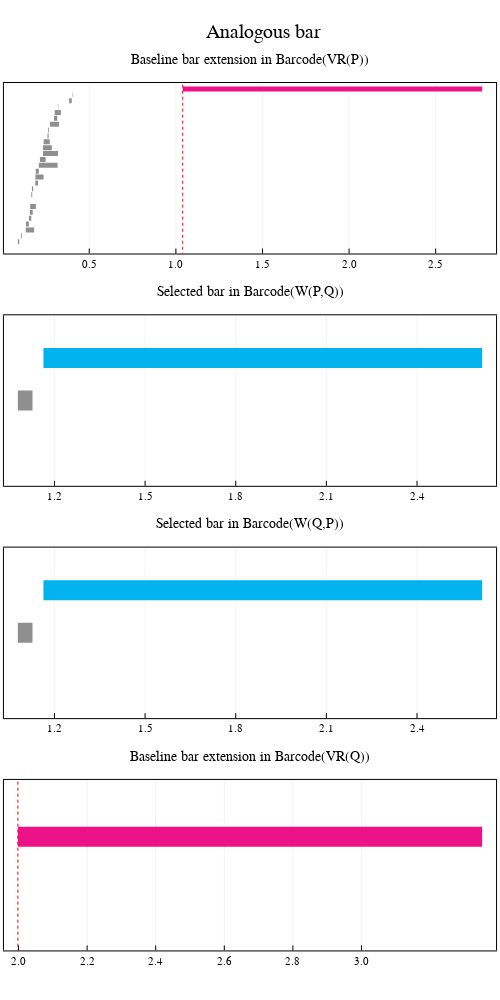

The notebook cell this image was saved under:
### Markdown cell above
Plot the baseline bar extensions

### Code cell
plot_analogous_bars(extension_P, extension_Q)

### Figure 1 — Plotly figure (JSON) as saved in the notebook; plotly's stock layout.template omitted (floating-point values rounded to 4 significant figures)
{"data": [{"colorbar": {"title": ""}, "hoverinfo": "text", "legendgroup": "y1", "line": {"color": "rgba(143, 143, 143, 1.000)", "dash": "solid", "shape": "linear", "width": 5}, "mode": "lines", "name": "y1", "showlegend": true, "text": ["class 7", "class 7"], "type": "scatter", "x": [0.08768, 0.09556], "xaxis": "x2", "y": [1, 1], "yaxis": "y2", "zmax": null, "zmin": null}, {"colorbar": {"title": ""}, "hoverinfo": "text", "legendgroup": "y2", "line": {"color": "rgba(143, 143, 143, 1.000)", "dash": "solid", "shape": "linear", "width": 5}, "mode": "lines", "name": "y2", "showlegend": true, "text": ["class 1", "class 1"], "type": "scatter", "x": [0.1057, 0.1104], "xaxis": "x2", "y": [2, 2], "yaxis": "y2", "zmax": null, "zmin": null}, {"colorbar": {"title": ""}, "hoverinfo": "text", "legendgroup": "y3", "line": {"color": "rgba(143, 143, 143, 1.000)", "dash": "solid", "shape": "linear", "width": 5}, "mode": "lines", "name": "y3", "showlegend": true, "text": ["class 25", "class 25"], "type": "scatter", "x": [0.1335, 0.1816], "xaxis": "x2", "y": [3, 3], "yaxis": "y2", "zmax": null, "zmin": null}, {"colorbar": {"title": ""}, "hoverinfo": "text", "legendgroup": "y4", "line": {"color": "rgba(143, 143, 143, 1.000)", "dash": "solid", "shape": "linear", "width": 5}, "mode": "lines", "name": "y4", "showlegend": true, "text": ["class 2", "class 2"], "type": "scatter", "x": [0.1339, 0.1511], "xaxis": "x2", "y": [4, 4], "yaxis": "y2", "zmax": null, "zmin": null}, {"colorbar": {"title": ""}, "hoverinfo": "text", "legendgroup": "y5", "line": {"color": "rgba(143, 143, 143, 1.000)", "dash": "solid", "shape": "linear", "width": 5}, "mode": "lines", "name": "y5", "showlegend": true, "text": ["class 8", "class 8"], "type": "scatter", "x": [0.1514, 0.1652], "xaxis": "x2", "y": [5, 5], "yaxis": "y2", "zmax": null, "zmin": null}, {"colorbar": {"title": ""}, "hoverinfo": "text", "legendgroup": "y6", "line": {"color": "rgba(143, 143, 143, 1.000)", "dash": "solid", "shape": "linear", "width": 5}, "mode": "lines", "name": "y6", "showlegend": true, "text": ["class 9", "class 9"], "type": "scatter", "x": [0.1569, 0.1736], "xaxis": "x2", "y": [6, 6], "yaxis": "y2", "zmax": null, "zmin": null}, {"colorbar": {"title": ""}, "hoverinfo": "text", "legendgroup": "y7", "line": {"color": "rgba(143, 143, 143, 1.000)", "dash": "solid", "shape": "linear", "width": 5}, "mode": "lines", "name": "y7", "showlegend": true, "text": ["class 10", "class 10"], "type": "scatter", "x": [0.1588, 0.1916], "xaxis": "x2", "y": [7, 7], "yaxis": "y2", "zmax": null, "zmin": null}, {"colorbar": {"title": ""}, "hoverinfo": "text", "legendgroup": "y8", "line": {"color": "rgba(143, 143, 143, 1.000)", "dash": "solid", "shape": "linear", "width": 5}, "mode": "lines", "name": "y8", "showlegend": true, "text": ["class 11", "class 11"], "type": "scatter", "x": [0.1594, 0.1605], "xaxis": "x2", "y": [8, 8], "yaxis": "y2", "zmax": null, "zmin": null}, {"colorbar": {"title": ""}, "hoverinfo": "text", "legendgroup": "y9", "line": {"color": "rgba(143, 143, 143, 1.000)", "dash": "solid", "shape": "linear", "width": 5}, "mode": "lines", "name": "y9", "showlegend": true, "text": ["class 3", "class 3"], "type": "scatter", "x": [0.1651, 0.1706], "xaxis": "x2", "y": [9, 9], "yaxis": "y2", "zmax": null, "zmin": null}, {"colorbar": {"title": ""}, "hoverinfo": "text", "legendgroup": "y10", "line": {"color": "rgba(143, 143, 143, 1.000)", "dash": "solid", "shape": "linear", "width": 5}, "mode": "lines", "name": "y10", "showlegend": true, "text": ["class 12", "class 12"], "type": "scatter", "x": [0.1689, 0.1761], "xaxis": "x2", "y": [10, 10], "yaxis": "y2", "zmax": null, "zmin": null}, {"colorbar": {"title": ""}, "hoverinfo": "text", "legendgroup": "y11", "line": {"color": "rgba(143, 143, 143, 1.000)", "dash": "solid", "shape": "linear", "width": 5}, "mode": "lines", "name": "y11", "showlegend": true, "text": ["class 13", "class 13"], "type": "scatter", "x": [0.1882, 0.2042], "xaxis": "x2", "y": [11, 11], "yaxis": "y2", "zmax": null, "zmin": null}, {"colorbar": {"title": ""}, "hoverinfo": "text", "legendgroup": "y12", "line": {"color": "rgba(143, 143, 143, 1.000)", "dash": "solid", "shape": "linear", "width": 5}, "mode": "lines", "name": "y12", "showlegend": true, "text": ["class 14", "class 14"], "type": "scatter", "x": [0.1887, 0.236], "xaxis": "x2", "y": [12, 12], "yaxis": "y2", "zmax": null, "zmin": null}, {"colorbar": {"title": ""}, "hoverinfo": "text", "legendgroup": "y13", "line": {"color": "rgba(143, 143, 143, 1.000)", "dash": "solid", "shape": "linear", "width": 5}, "mode": "lines", "name": "y13", "showlegend": true, "text": ["class 4", "class 4"], "type": "scatter", "x": [0.1908, 0.2084], "xaxis": "x2", "y": [13, 13], "yaxis": "y2", "zmax": null, "zmin": null}, {"colorbar": {"title": ""}, "hoverinfo": "text", "legendgroup": "y14", "line": {"color": "rgba(143, 143, 143, 1.000)", "dash": "solid", "shape": "linear", "width": 5}, "mode": "lines", "name": "y14", "showlegend": true, "text": ["class 26", "class 26"], "type": "scatter", "x": [0.2086, 0.3171], "xaxis": "x2", "y": [14, 14], "yaxis": "y2", "zmax": null, "zmin": null}, {"colorbar": {"title": ""}, "hoverinfo": "text", "legendgroup": "y15", "line": {"color": "rgba(143, 143, 143, 1.000)", "dash": "solid", "shape": "linear", "width": 5}, "mode": "lines", "name": "y15", "showlegend": true, "text": ["class 15", "class 15"], "type": "scatter", "x": [0.2151, 0.2481], "xaxis": "x2", "y": [15, 15], "yaxis": "y2", "zmax": null, "zmin": null}, {"colorbar": {"title": ""}, "hoverinfo": "text", "legendgroup": "y16", "line": {"color": "rgba(143, 143, 143, 1.000)", "dash": "solid", "shape": "linear", "width": 5}, "mode": "lines", "name": "y16", "showlegend": true, "text": ["class 16", "class 16"], "type": "scatter", "x": [0.233, 0.3193], "xaxis": "x2", "y": [16, 16], "yaxis": "y2", "zmax": null, "zmin": null}, {"colorbar": {"title": ""}, "hoverinfo": "text", "legendgroup": "y17", "line": {"color": "rgba(143, 143, 143, 1.000)", "dash": "solid", "shape": "linear", "width": 5}, "mode": "lines", "name": "y17", "showlegend": true, "text": ["class 27", "class 27"], "type": "scatter", "x": [0.2331, 0.2837], "xaxis": "x2", "y": [17, 17], "yaxis": "y2", "zmax": null, "zmin": null}, {"colorbar": {"title": ""}, "hoverinfo": "text", "legendgroup": "y18", "line": {"color": "rgba(143, 143, 143, 1.000)", "dash": "solid", "shape": "linear", "width": 5}, "mode": "lines", "name": "y18", "showlegend": true, "text": ["class 17", "class 17"], "type": "scatter", "x": [0.2365, 0.2717], "xaxis": "x2", "y": [18, 18], "yaxis": "y2", "zmax": null, "zmin": null}, {"colorbar": {"title": ""}, "hoverinfo": "text", "legendgroup": "y19", "line": {"color": "rgba(143, 143, 143, 1.000)", "dash": "solid", "shape": "linear", "width": 5}, "mode": "lines", "name": "y19", "showlegend": true, "text": ["class 18", "class 18"], "type": "scatter", "x": [0.2586, 0.2653], "xaxis": "x2", "y": [19, 19], "yaxis": "y2", "zmax": null, "zmin": null}, {"colorbar": {"title": ""}, "hoverinfo": "text", "legendgroup": "y20", "line": {"color": "rgba(143, 143, 143, 1.000)", "dash": "solid", "shape": "linear", "width": 5}, "mode": "lines", "name": "y20", "showlegend": true, "text": ["class 5", "class 5"], "type": "scatter", "x": [0.2631, 0.2679], "xaxis": "x2", "y": [20, 20], "yaxis": "y2", "zmax": null, "zmin": null}, {"colorbar": {"title": ""}, "hoverinfo": "text", "legendgroup": "y21", "line": {"color": "rgba(143, 143, 143, 1.000)", "dash": "solid", "shape": "linear", "width": 5}, "mode": "lines", "name": "y21", "showlegend": true, "text": ["class 19", "class 19"], "type": "scatter", "x": [0.2727, 0.3249], "xaxis": "x2", "y": [21, 21], "yaxis": "y2", "zmax": null, "zmin": null}, {"colorbar": {"title": ""}, "hoverinfo": "text", "legendgroup": "y22", "line": {"color": "rgba(143, 143, 143, 1.000)", "dash": "solid", "shape": "linear", "width": 5}, "mode": "lines", "name": "y22", "showlegend": true, "text": ["class 20", "class 20"], "type": "scatter", "x": [0.2964, 0.3151], "xaxis": "x2", "y": [22, 22], "yaxis": "y2", "zmax": null, "zmin": null}, {"colorbar": {"title": ""}, "hoverinfo": "text", "legendgroup": "y23", "line": {"color": "rgba(143, 143, 143, 1.000)", "dash": "solid", "shape": "linear", "width": 5}, "mode": "lines", "name": "y23", "showlegend": true, "text": ["class 21", "class 21"], "type": "scatter", "x": [0.3006, 0.3359], "xaxis": "x2", "y": [23, 23], "yaxis": "y2", "zmax": null, "zmin": null}, {"colorbar": {"title": ""}, "hoverinfo": "text", "legendgroup": "y24", "line": {"color": "rgba(143, 143, 143, 1.000)", "dash": "solid", "shape": "linear", "width": 5}, "mode": "lines", "name": "y24", "showlegend": true, "text": ["class 6", "class 6"], "type": "scatter", "x": [0.3191, 0.3211], "xaxis": "x2", "y": [24, 24], "yaxis": "y2", "zmax": null, "zmin": null}, {"colorbar": {"title": ""}, "hoverinfo": "text", "legendgroup": "y25", "line": {"color": "rgba(143, 143, 143, 1.000)", "dash": "solid", "shape": "linear", "width": 5}, "mode": "lines", "name": "y25", "showlegend": true, "text": ["class 22", "class 22"], "type": "scatter", "x": [0.3833, 0.3986], "xaxis": "x2", "y": [25, 25], "yaxis": "y2", "zmax": null, "zmin": null}, {"colorbar": {"title": ""}, "hoverinfo": "text", "legendgroup": "y26", "line": {"color": "rgba(143, 143, 143, 1.000)", "dash": "solid", "shape": "linear", "width": 5}, "mode": "lines", "name": "y26", "showlegend": true, "text": ["class 23", "class 23"], "type": "scatter", "x": [0.4016, 0.404], "xaxis": "x2", "y": [26, 26], "yaxis": "y2", "zmax": null, "zmin": null}, {"colorbar": {"title": ""}, "hoverinfo": "text", "legendgroup": "y27", "line": {"color": "rgba(143, 143, 143, 1.000)", "dash": "solid", "shape": "linear", "width": 5}, "mode": "lines", "name": "y27", "showlegend": true, "text": ["class 24", "class 24"], "type": "scatter", "x": [1.039, 1.039], "xaxis": "x2", "y": [27, 27], "yaxis": "y2", "zmax": null, "zmin": null}, {"colorbar": {"title": ""}, "hoverinfo": "text", "legendgroup": "y28", "line": {"color": "rgba(238, 18, 137, 1.000)", "dash": "solid", "shape": "linear", "width": 5}, "mode": "lines", "name": "y28", "showlegend": true, "text": ["class 24", "class 24"], "type": "scatter", "x": [1.039, 2.768], "xaxis": "x2", "y": [27, 27], "yaxis": "y2", "zmax": null, "zmin": null}, {"colorbar": {"title": ""}, "legendgroup": "y29", "line": {"color": "rgba(255, 0, 0, 1.000)", "dash": "dot", "shape": "linear", "width": 1}, "mode": "lines", "name": "y29", "showlegend": true, "type": "scatter", "x": [1.039, 1.039], "xaxis": "x2", "y": [-2901, 2928], "yaxis": "y2", "zmax": null, "zmin": null}, {"colorbar": {"title": ""}, "hoverinfo": "text", "legendgroup": "y1", "line": {"color": "rgba(143, 143, 143, 1.000)", "dash": "solid", "shape": "linear", "width": 20}, "mode": "lines", "name": "y1", "showlegend": true, "text": ["class 1", "class 1"], "type": "scatter", "x": [1.079, 1.127], "xaxis": "x3", "y": [1, 1], "yaxis": "y3", "zmax": null, "zmin": null}, {"colorbar": {"title": ""}, "hoverinfo": "text", "legendgroup": "y2", "line": {"color": "rgba(0, 178, 238, 1.000)", "dash": "solid", "shape": "linear", "width": 20}, "mode": "lines", "name": "y2", "showlegend": true, "text": ["class 2", "class 2"], "type": "scatter", "x": [1.164, 2.616], "xaxis": "x3", "y": [2, 2], "yaxis": "y3", "zmax": null, "zmin": null}, {"colorbar": {"title": ""}, "hoverinfo": "text", "legendgroup": "y1", "line": {"color": "rgba(143, 143, 143, 1.000)", "dash": "solid", "shape": "linear", "width": 20}, "mode": "lines", "name": "y1", "showlegend": true, "text": ["class 1", "class 1"], "type": "scatter", "x": [1.079, 1.127], "xaxis": "x4", "y": [1, 1], "yaxis": "y4", "zmax": null, "zmin": null}, {"colorbar": {"title": ""}, "hoverinfo": "text", "legendgroup": "y2", "line": {"color": "rgba(0, 178, 238, 1.000)", "dash": "solid", "shape": "linear", "width": 20}, "mode": "lines", "name": "y2", "showlegend": true, "text": ["class 2", "class 2"], "type": "scatter", "x": [1.164, 2.616], "xaxis": "x4", "y": [2, 2], "yaxis": "y4", "zmax": null, "zmin": null}, {"colorbar": {"title": ""}, "hoverinfo": "text", "legendgroup": "y1", "line": {"color": "rgba(143, 143, 143, 1.000)", "dash": "solid", "shape": "linear", "width": 20}, "mode": "lines", "name": "y1", "showlegend": true, "text": ["class 1", "class 1"], "type": "scatter", "x": [1.998, 1.998], "xaxis": "x5", "y": [1, 1], "yaxis": "y5", "zmax": null, "zmin": null}, {"colorbar": {"title": ""}, "hoverinfo": "text", "legendgroup": "y2", "line": {"color": "rgba(238, 18, 137, 1.000)", "dash": "solid", "shape": "linear", "width": 20}, "mode": "lines", "name": "y2", "showlegend": true, "text": ["class 1", "class 1"], "type": "scatter", "x": [1.998, 3.352], "xaxis": "x5", "y": [1, 1], "yaxis": "y5", "zmax": null, "zmin": null}, {"colorbar": {"title": ""}, "legendgroup": "y3", "line": {"color": "rgba(255, 0, 0, 1.000)", "dash": "dot", "shape": "linear", "width": 1}, "mode": "lines", "name": "y3", "showlegend": true, "type": "scatter", "x": [1.998, 1.998], "xaxis": "x5", "y": [-301, 302], "yaxis": "y5", "zmax": null, "zmin": null}], "layout": {"annotations": [{"font": {"color": "rgba(0, 0, 0, 1.000)", "family": "sans-serif", "size": 20}, "rotation": 0, "showarrow": false, "text": "Analogous bar", "x": 0.5267, "xanchor": "center", "xref": "paper", "y": 1, "yanchor": "top", "yref": "paper"}, {"font": {"color": "rgba(0, 0, 0, 1.000)", "family": "sans-serif", "size": 14}, "rotation": 0, "showarrow": false, "text": "Baseline bar extension in Barcode(VR(P))", "x": 0.5, "xanchor": "center", "xref": "paper", "y": 0.968, "yanchor": "top", "yref": "paper"}, {"font": {"color": "rgba(0, 0, 0, 1.000)", "family": "sans-serif", "size": 14}, "rotation": 0, "showarrow": false, "text": "Selected bar in Barcode(W(P,Q))", "x": 0.5, "xanchor": "center", "xref": "paper", "y": 0.726, "yanchor": "top", "yref": "paper"}, {"font": {"color": "rgba(0, 0, 0, 1.000)", "family": "sans-serif", "size": 14}, "rotation": 0, "showarrow": false, "text": "Selected bar in Barcode(W(Q,P))", "x": 0.5, "xanchor": "center", "xref": "paper", "y": 0.484, "yanchor": "top", "yref": "paper"}, {"font": {"color": "rgba(0, 0, 0, 1.000)", "family": "sans-serif", "size": 14}, "rotation": 0, "showarrow": false, "text": "Baseline bar extension in Barcode(VR(Q))", "x": 0.5, "xanchor": "center", "xref": "paper", "y": 0.242, "yanchor": "top", "yref": "paper"}], "height": 1000, "legend": {"bgcolor": "rgba(255, 255, 255, 1.000)", "bordercolor": "rgba(0, 0, 0, 1.000)", "font": {"color": "rgba(0, 0, 0, 1.000)", "family": "sans-serif", "size": 11}, "tracegroupgap": 0, "x": 1, "y": 1}, "margin": {"b": 20, "l": 0, "r": 0, "t": 20}, "paper_bgcolor": "rgba(255, 255, 255, 1.000)", "plot_bgcolor": "rgba(255, 255, 255, 1.000)", "showlegend": false, "width": 500, "xaxis1": {"anchor": "y1", "domain": [0.06121, 0.9921], "gridcolor": "rgba(0, 0, 0, 0.100)", "gridwidth": 0.5, "linecolor": "rgba(0, 0, 0, 1.000)", "mirror": false, "range": [0, 1], "showgrid": false, "showline": false, "showticklabels": false, "tickangle": 0, "tickcolor": "rgba(0, 0, 0, 0.000)", "tickfont": {"color": "rgba(0, 0, 0, 1.000)", "family": "sans-serif", "size": 11}, "tickmode": "array", "ticks": "inside", "ticktext": ["0.0", "0.2", "0.4", "0.6", "0.8", "1.0"], "tickvals": [0, 0.2, 0.4, 0.6, 0.8, 1], "title": "", "titlefont": {"color": "rgba(0, 0, 0, 1.000)", "family": "sans-serif", "size": 15}, "type": "-", "visible": true, "zeroline": false, "zerolinecolor": "rgba(0, 0, 0, 1.000)"}, "xaxis2": {"anchor": "y2", "domain": [0.007874, 0.9921], "gridcolor": "rgba(0, 0, 0, 0.100)", "gridwidth": 0.5, "linecolor": "rgba(0, 0, 0, 1.000)", "mirror": true, "range": [0.007262, 2.849], "showgrid": true, "showline": true, "showticklabels": true, "tickangle": 0, "tickcolor": "rgb(0, 0, 0)", "tickfont": {"color": "rgba(0, 0, 0, 1.000)", "family": "sans-serif", "size": 11}, "tickmode": "array", "ticks": "inside", "ticktext": ["0.5", "1.0", "1.5", "2.0", "2.5"], "tickvals": [0.5, 1, 1.5, 2, 2.5], "title": "", "titlefont": {"color": "rgba(0, 0, 0, 1.000)", "family": "sans-serif", "size": 15}, "type": "-", "visible": true, "zeroline": false, "zerolinecolor": "rgba(0, 0, 0, 1.000)"}, "xaxis3": {"anchor": "y3", "domain": [0.007874, 0.9921], "gridcolor": "rgba(0, 0, 0, 0.100)", "gridwidth": 0.5, "linecolor": "rgba(0, 0, 0, 1.000)", "mirror": true, "range": [1.033, 2.662], "showgrid": true, "showline": true, "showticklabels": true, "tickangle": 0, "tickcolor": "rgb(0, 0, 0)", "tickfont": {"color": "rgba(0, 0, 0, 1.000)", "family": "sans-serif", "size": 11}, "tickmode": "array", "ticks": "inside", "ticktext": ["1.2", "1.5", "1.8", "2.1", "2.4"], "tickvals": [1.2, 1.5, 1.8, 2.1, 2.4], "title": "", "titlefont": {"color": "rgba(0, 0, 0, 1.000)", "family": "sans-serif", "size": 15}, "type": "-", "visible": true, "zeroline": false, "zerolinecolor": "rgba(0, 0, 0, 1.000)"}, "xaxis4": {"anchor": "y4", "domain": [0.007874, 0.9921], "gridcolor": "rgba(0, 0, 0, 0.100)", "gridwidth": 0.5, "linecolor": "rgba(0, 0, 0, 1.000)", "mirror": true, "range": [1.033, 2.662], "showgrid": true, "showline": true, "showticklabels": true, "tickangle": 0, "tickcolor": "rgb(0, 0, 0)", "tickfont": {"color": "rgba(0, 0, 0, 1.000)", "family": "sans-serif", "size": 11}, "tickmode": "array", "ticks": "inside", "ticktext": ["1.2", "1.5", "1.8", "2.1", "2.4"], "tickvals": [1.2, 1.5, 1.8, 2.1, 2.4], "title": "", "titlefont": {"color": "rgba(0, 0, 0, 1.000)", "family": "sans-serif", "size": 15}, "type": "-", "visible": true, "zeroline": false, "zerolinecolor": "rgba(0, 0, 0, 1.000)"}, "xaxis5": {"anchor": "y5", "domain": [0.007874, 0.9921], "gridcolor": "rgba(0, 0, 0, 0.100)", "gridwidth": 0.5, "linecolor": "rgba(0, 0, 0, 1.000)", "mirror": true, "range": [1.957, 3.393], "showgrid": true, "showline": true, "showticklabels": true, "tickangle": 0, "tickcolor": "rgb(0, 0, 0)", "tickfont": {"color": "rgba(0, 0, 0, 1.000)", "family": "sans-serif", "size": 11}, "tickmode": "array", "ticks": "inside", "ticktext": ["2.0", "2.2", "2.4", "2.6", "2.8", "3.0", "3.0"], "tickvals": [2, 2.2, 2.4, 2.6, 2.8, 3, 3], "title": "", "titlefont": {"color": "rgba(0, 0, 0, 1.000)", "family": "sans-serif", "size": 15}, "type": "-", "visible": true, "zeroline": false, "zerolinecolor": "rgba(0, 0, 0, 1.000)"}, "yaxis1": {"anchor": "x1", "domain": [0.968, 0.9766], "gridcolor": "rgba(0, 0, 0, 0.100)", "gridwidth": 0.5, "linecolor": "rgba(0, 0, 0, 1.000)", "mirror": false, "range": [0, 1], "showgrid": false, "showline": false, "showticklabels": false, "tickangle": 0, "tickcolor": "rgba(0, 0, 0, 0.000)", "tickfont": {"color": "rgba(0, 0, 0, 1.000)", "family": "sans-serif", "size": 11}, "tickmode": "array", "ticks": "inside", "ticktext": ["0.0", "0.2", "0.4", "0.6", "0.8", "1.0"], "tickvals": [0, 0.2, 0.4, 0.6, 0.8, 1], "title": "", "titlefont": {"color": "rgba(0, 0, 0, 1.000)", "family": "sans-serif", "size": 15}, "type": "-", "visible": true, "zeroline": false, "zerolinecolor": "rgba(0, 0, 0, 1.000)"}, "yaxis2": {"anchor": "x2", "domain": [0.7568, 0.9344], "gridcolor": "rgba(0, 0, 0, 0.100)", "gridwidth": 0.5, "linecolor": "rgba(0, 0, 0, 1.000)", "mirror": true, "range": [-1, 28], "showgrid": true, "showline": true, "showticklabels": true, "tickangle": 0, "tickcolor": "rgb(0, 0, 0)", "tickfont": {"color": "rgba(0, 0, 0, 1.000)", "family": "sans-serif", "size": 11}, "tickmode": "array", "ticks": "inside", "ticktext": [], "tickvals": [], "title": "", "titlefont": {"color": "rgba(0, 0, 0, 1.000)", "family": "sans-serif", "size": 15}, "type": "-", "visible": true, "zeroline": false, "zerolinecolor": "rgba(0, 0, 0, 1.000)"}, "yaxis3": {"anchor": "x3", "domain": [0.5148, 0.6924], "gridcolor": "rgba(0, 0, 0, 0.100)", "gridwidth": 0.5, "linecolor": "rgba(0, 0, 0, 1.000)", "mirror": true, "range": [-1, 3], "showgrid": true, "showline": true, "showticklabels": true, "tickangle": 0, "tickcolor": "rgb(0, 0, 0)", "tickfont": {"color": "rgba(0, 0, 0, 1.000)", "family": "sans-serif", "size": 11}, "tickmode": "array", "ticks": "inside", "ticktext": [], "tickvals": [], "title": "", "titlefont": {"color": "rgba(0, 0, 0, 1.000)", "family": "sans-serif", "size": 15}, "type": "-", "visible": true, "zeroline": false, "zerolinecolor": "rgba(0, 0, 0, 1.000)"}, "yaxis4": {"anchor": "x4", "domain": [0.2728, 0.4504], "gridcolor": "rgba(0, 0, 0, 0.100)", "gridwidth": 0.5, "linecolor": "rgba(0, 0, 0, 1.000)", "mirror": true, "range": [-1, 3], "showgrid": true, "showline": true, "showticklabels": true, "tickangle": 0, "tickcolor": "rgb(0, 0, 0)", "tickfont": {"color": "rgba(0, 0, 0, 1.000)", "family": "sans-serif", "size": 11}, "tickmode": "array", "ticks": "inside", "ticktext": [], "tickvals": [], "title": "", "titlefont": {"color": "rgba(0, 0, 0, 1.000)", "family": "sans-serif", "size": 15}, "type": "-", "visible": true, "zeroline": false, "zerolinecolor": "rgba(0, 0, 0, 1.000)"}, "yaxis5": {"anchor": "x5", "domain": [0.0308, 0.2084], "gridcolor": "rgba(0, 0, 0, 0.100)", "gridwidth": 0.5, "linecolor": "rgba(0, 0, 0, 1.000)", "mirror": true, "range": [-1, 2], "showgrid": true, "showline": true, "showticklabels": true, "tickangle": 0, "tickcolor": "rgb(0, 0, 0)", "tickfont": {"color": "rgba(0, 0, 0, 1.000)", "family": "sans-serif", "size": 11}, "tickmode": "array", "ticks": "inside", "ticktext": [], "tickvals": [], "title": "", "titlefont": {"color": "rgba(0, 0, 0, 1.000)", "family": "sans-serif", "size": 15}, "type": "-", "visible": true, "zeroline": false, "zerolinecolor": "rgba(0, 0, 0, 1.000)"}}}
